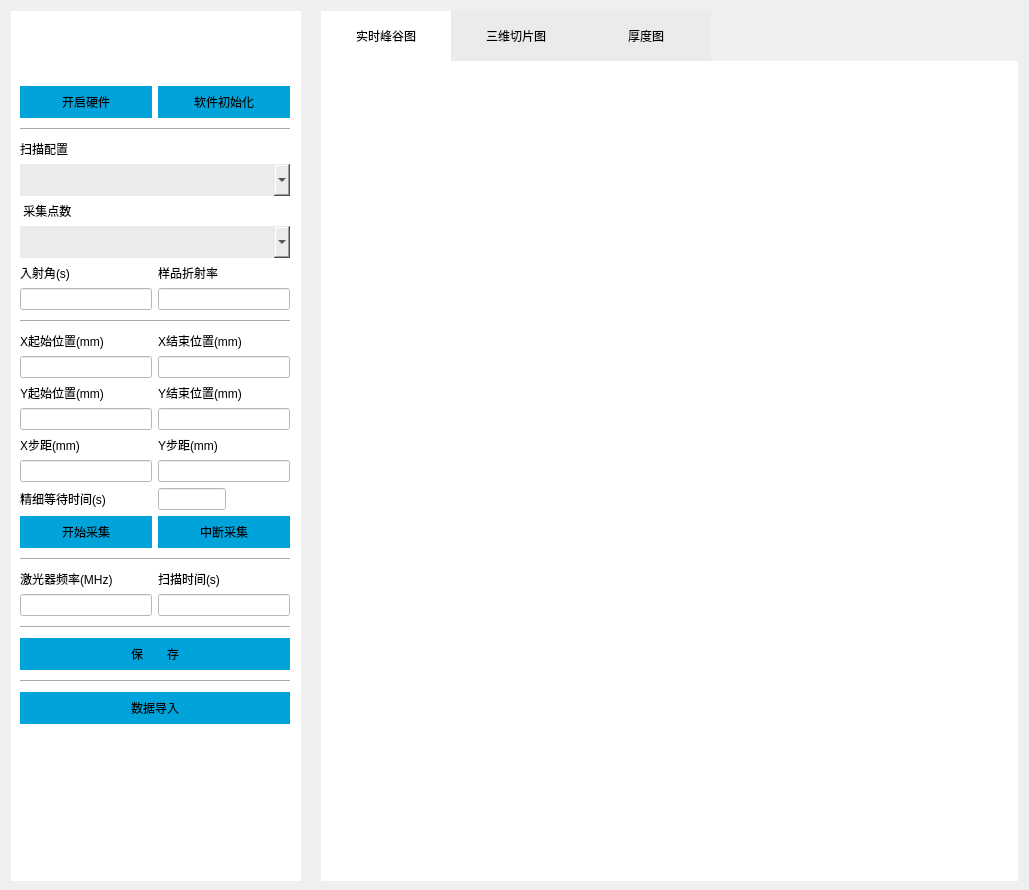
<?xml version="1.0" encoding="UTF-8"?>
<ui version="4.0">
 <class>UiThzCxPage</class>
 <widget class="QWidget" name="UiThzCxPage">
  <property name="geometry">
   <rect>
    <x>0</x>
    <y>0</y>
    <width>1029</width>
    <height>890</height>
   </rect>
  </property>
  <property name="windowTitle">
   <string>UiThzCxPage</string>
  </property>
  <property name="styleSheet">
   <string notr="true"/>
  </property>
  <layout class="QHBoxLayout" name="horizontalLayout_2">
   <property name="spacing">
    <number>20</number>
   </property>
   <property name="bottomMargin">
    <number>9</number>
   </property>
   <item>
    <widget class="QWidget" name="widget" native="true">
     <property name="sizePolicy">
      <sizepolicy hsizetype="Fixed" vsizetype="Preferred">
       <horstretch>0</horstretch>
       <verstretch>0</verstretch>
      </sizepolicy>
     </property>
     <property name="minimumSize">
      <size>
       <width>290</width>
       <height>0</height>
      </size>
     </property>
     <property name="maximumSize">
      <size>
       <width>290</width>
       <height>16777215</height>
      </size>
     </property>
     <property name="styleSheet">
      <string notr="true">background-color: #FFFFFFFF;</string>
     </property>
     <layout class="QVBoxLayout" name="verticalLayout">
      <item>
       <layout class="QHBoxLayout" name="horizontalLayout">
        <property name="spacing">
         <number>0</number>
        </property>
        <item>
         <widget class="LedButton" name="ledBtn1" native="true">
          <property name="sizePolicy">
           <sizepolicy hsizetype="Fixed" vsizetype="Fixed">
            <horstretch>0</horstretch>
            <verstretch>0</verstretch>
           </sizepolicy>
          </property>
          <property name="minimumSize">
           <size>
            <width>70</width>
            <height>60</height>
           </size>
          </property>
          <property name="maximumSize">
           <size>
            <width>70</width>
            <height>60</height>
           </size>
          </property>
         </widget>
        </item>
        <item>
         <widget class="LedButton" name="ledBtn2" native="true">
          <property name="sizePolicy">
           <sizepolicy hsizetype="Fixed" vsizetype="Fixed">
            <horstretch>0</horstretch>
            <verstretch>0</verstretch>
           </sizepolicy>
          </property>
          <property name="minimumSize">
           <size>
            <width>70</width>
            <height>60</height>
           </size>
          </property>
          <property name="maximumSize">
           <size>
            <width>70</width>
            <height>60</height>
           </size>
          </property>
         </widget>
        </item>
        <item>
         <widget class="LedButton" name="ledBtn3" native="true">
          <property name="sizePolicy">
           <sizepolicy hsizetype="Fixed" vsizetype="Fixed">
            <horstretch>0</horstretch>
            <verstretch>0</verstretch>
           </sizepolicy>
          </property>
          <property name="minimumSize">
           <size>
            <width>70</width>
            <height>60</height>
           </size>
          </property>
          <property name="maximumSize">
           <size>
            <width>70</width>
            <height>60</height>
           </size>
          </property>
         </widget>
        </item>
        <item>
         <widget class="LedButton" name="ledBtn4" native="true">
          <property name="sizePolicy">
           <sizepolicy hsizetype="Fixed" vsizetype="Fixed">
            <horstretch>0</horstretch>
            <verstretch>0</verstretch>
           </sizepolicy>
          </property>
          <property name="minimumSize">
           <size>
            <width>70</width>
            <height>60</height>
           </size>
          </property>
          <property name="maximumSize">
           <size>
            <width>70</width>
            <height>60</height>
           </size>
          </property>
         </widget>
        </item>
       </layout>
      </item>
      <item>
       <layout class="QGridLayout" name="gridLayout">
        <item row="15" column="1">
         <layout class="QHBoxLayout" name="hLayout6">
          <item>
           <widget class="QLineEdit" name="txtWaitTime">
            <property name="enabled">
             <bool>false</bool>
            </property>
            <property name="minimumSize">
             <size>
              <width>60</width>
              <height>0</height>
             </size>
            </property>
            <property name="styleSheet">
             <string notr="true">QLineEdit { background-color: #FFEBEBEB; border:none; height:26px; margin:1px 0px 4px 0px};</string>
            </property>
           </widget>
          </item>
          <item>
           <widget class="SwitchButton" name="btnWaitTime">
            <property name="minimumSize">
             <size>
              <width>60</width>
              <height>22</height>
             </size>
            </property>
            <property name="styleSheet">
             <string notr="true">QPushButton{border:none}</string>
            </property>
            <property name="text">
             <string/>
            </property>
           </widget>
          </item>
         </layout>
        </item>
        <item row="12" column="1">
         <widget class="QLineEdit" name="txtYEnd">
          <property name="sizePolicy">
           <sizepolicy hsizetype="Fixed" vsizetype="Fixed">
            <horstretch>0</horstretch>
            <verstretch>0</verstretch>
           </sizepolicy>
          </property>
          <property name="minimumSize">
           <size>
            <width>132</width>
            <height>0</height>
           </size>
          </property>
          <property name="maximumSize">
           <size>
            <width>132</width>
            <height>16777215</height>
           </size>
          </property>
          <property name="styleSheet">
           <string notr="true">QLineEdit { background-color: #FFEBEBEB; border:none; height:26px; margin:1px 0px 4px 0px};</string>
          </property>
         </widget>
        </item>
        <item row="2" column="0">
         <widget class="QLabel" name="label_18">
          <property name="text">
           <string>扫描配置</string>
          </property>
         </widget>
        </item>
        <item row="10" column="0">
         <widget class="QLineEdit" name="txtXStart">
          <property name="sizePolicy">
           <sizepolicy hsizetype="Fixed" vsizetype="Fixed">
            <horstretch>0</horstretch>
            <verstretch>0</verstretch>
           </sizepolicy>
          </property>
          <property name="minimumSize">
           <size>
            <width>132</width>
            <height>0</height>
           </size>
          </property>
          <property name="maximumSize">
           <size>
            <width>132</width>
            <height>16777215</height>
           </size>
          </property>
          <property name="styleSheet">
           <string notr="true">QLineEdit { background-color: #FFEBEBEB; border:none; height:26px; margin:1px 0px 4px 0px};</string>
          </property>
         </widget>
        </item>
        <item row="9" column="0">
         <widget class="QLabel" name="label_22">
          <property name="text">
           <string>X起始位置(mm)</string>
          </property>
         </widget>
        </item>
        <item row="17" column="0" colspan="2">
         <widget class="Line" name="line_15">
          <property name="sizePolicy">
           <sizepolicy hsizetype="Fixed" vsizetype="Preferred">
            <horstretch>0</horstretch>
            <verstretch>0</verstretch>
           </sizepolicy>
          </property>
          <property name="minimumSize">
           <size>
            <width>270</width>
            <height>10</height>
           </size>
          </property>
          <property name="maximumSize">
           <size>
            <width>270</width>
            <height>10</height>
           </size>
          </property>
          <property name="frameShadow">
           <enum>QFrame::Sunken</enum>
          </property>
          <property name="lineWidth">
           <number>1</number>
          </property>
          <property name="orientation">
           <enum>Qt::Horizontal</enum>
          </property>
         </widget>
        </item>
        <item row="13" column="0">
         <widget class="QLabel" name="label_26">
          <property name="text">
           <string>X步距(mm)</string>
          </property>
         </widget>
        </item>
        <item row="14" column="1">
         <widget class="QLineEdit" name="txtYStep">
          <property name="sizePolicy">
           <sizepolicy hsizetype="Fixed" vsizetype="Fixed">
            <horstretch>0</horstretch>
            <verstretch>0</verstretch>
           </sizepolicy>
          </property>
          <property name="minimumSize">
           <size>
            <width>132</width>
            <height>0</height>
           </size>
          </property>
          <property name="maximumSize">
           <size>
            <width>132</width>
            <height>16777215</height>
           </size>
          </property>
          <property name="styleSheet">
           <string notr="true">QLineEdit { background-color: #FFEBEBEB; border:none; height:26px; margin:1px 0px 4px 0px};</string>
          </property>
         </widget>
        </item>
        <item row="23" column="0" colspan="2">
         <widget class="QPushButton" name="btnImport">
          <property name="sizePolicy">
           <sizepolicy hsizetype="Fixed" vsizetype="Fixed">
            <horstretch>0</horstretch>
            <verstretch>0</verstretch>
           </sizepolicy>
          </property>
          <property name="minimumSize">
           <size>
            <width>270</width>
            <height>32</height>
           </size>
          </property>
          <property name="maximumSize">
           <size>
            <width>270</width>
            <height>32</height>
           </size>
          </property>
          <property name="styleSheet">
           <string notr="true">QPushButton{background-color:#FF00A3DA;border:none;} QPushButton:hover{background-color:#8F00A3DA;}QPushButton:disabled{background-color:#FFB1B1B1;}</string>
          </property>
          <property name="text">
           <string>数据导入</string>
          </property>
         </widget>
        </item>
        <item row="14" column="0">
         <widget class="QLineEdit" name="txtXStep">
          <property name="sizePolicy">
           <sizepolicy hsizetype="Fixed" vsizetype="Fixed">
            <horstretch>0</horstretch>
            <verstretch>0</verstretch>
           </sizepolicy>
          </property>
          <property name="minimumSize">
           <size>
            <width>132</width>
            <height>0</height>
           </size>
          </property>
          <property name="maximumSize">
           <size>
            <width>132</width>
            <height>16777215</height>
           </size>
          </property>
          <property name="styleSheet">
           <string notr="true">QLineEdit { background-color: #FFEBEBEB; border:none; height:26px; margin:1px 0px 4px 0px};</string>
          </property>
         </widget>
        </item>
        <item row="6" column="0">
         <widget class="QLabel" name="label_21">
          <property name="text">
           <string>入射角(s)</string>
          </property>
         </widget>
        </item>
        <item row="16" column="1">
         <widget class="QPushButton" name="btnStop">
          <property name="sizePolicy">
           <sizepolicy hsizetype="Fixed" vsizetype="Fixed">
            <horstretch>0</horstretch>
            <verstretch>0</verstretch>
           </sizepolicy>
          </property>
          <property name="minimumSize">
           <size>
            <width>132</width>
            <height>32</height>
           </size>
          </property>
          <property name="maximumSize">
           <size>
            <width>132</width>
            <height>32</height>
           </size>
          </property>
          <property name="styleSheet">
           <string notr="true">QPushButton{background-color:#FF00A3DA;border:none;} QPushButton:hover{background-color:#8F00A3DA;}QPushButton:disabled{background-color:#FFB1B1B1;}</string>
          </property>
          <property name="text">
           <string>中断采集</string>
          </property>
         </widget>
        </item>
        <item row="3" column="0" colspan="2">
         <widget class="QComboBox" name="cbxScanArr">
          <property name="sizePolicy">
           <sizepolicy hsizetype="Fixed" vsizetype="Fixed">
            <horstretch>0</horstretch>
            <verstretch>0</verstretch>
           </sizepolicy>
          </property>
          <property name="minimumSize">
           <size>
            <width>0</width>
            <height>32</height>
           </size>
          </property>
          <property name="maximumSize">
           <size>
            <width>270</width>
            <height>32</height>
           </size>
          </property>
          <property name="styleSheet">
           <string notr="true">background-color: #FFEBEBEB; border:none;</string>
          </property>
         </widget>
        </item>
        <item row="7" column="1">
         <widget class="QLineEdit" name="txtRefraction">
          <property name="sizePolicy">
           <sizepolicy hsizetype="Fixed" vsizetype="Fixed">
            <horstretch>0</horstretch>
            <verstretch>0</verstretch>
           </sizepolicy>
          </property>
          <property name="minimumSize">
           <size>
            <width>132</width>
            <height>0</height>
           </size>
          </property>
          <property name="maximumSize">
           <size>
            <width>132</width>
            <height>16777215</height>
           </size>
          </property>
          <property name="styleSheet">
           <string notr="true">QLineEdit { background-color: #FFEBEBEB; border:none; height:26px; margin:1px 0px 4px 0px};</string>
          </property>
         </widget>
        </item>
        <item row="0" column="1">
         <widget class="QPushButton" name="btnInit">
          <property name="sizePolicy">
           <sizepolicy hsizetype="Fixed" vsizetype="Fixed">
            <horstretch>0</horstretch>
            <verstretch>0</verstretch>
           </sizepolicy>
          </property>
          <property name="minimumSize">
           <size>
            <width>132</width>
            <height>32</height>
           </size>
          </property>
          <property name="maximumSize">
           <size>
            <width>132</width>
            <height>32</height>
           </size>
          </property>
          <property name="styleSheet">
           <string notr="true">QPushButton{background-color:#FF00A3DA;border:none;} QPushButton:hover{background-color:#8F00A3DA;}QPushButton:disabled{background-color:#FFB1B1B1;}</string>
          </property>
          <property name="text">
           <string>软件初始化</string>
          </property>
         </widget>
        </item>
        <item row="20" column="0" colspan="2">
         <widget class="Line" name="line_16">
          <property name="sizePolicy">
           <sizepolicy hsizetype="Fixed" vsizetype="Preferred">
            <horstretch>0</horstretch>
            <verstretch>0</verstretch>
           </sizepolicy>
          </property>
          <property name="minimumSize">
           <size>
            <width>270</width>
            <height>10</height>
           </size>
          </property>
          <property name="maximumSize">
           <size>
            <width>270</width>
            <height>10</height>
           </size>
          </property>
          <property name="frameShadow">
           <enum>QFrame::Sunken</enum>
          </property>
          <property name="lineWidth">
           <number>1</number>
          </property>
          <property name="orientation">
           <enum>Qt::Horizontal</enum>
          </property>
         </widget>
        </item>
        <item row="19" column="1">
         <widget class="QLineEdit" name="txtScanTime">
          <property name="sizePolicy">
           <sizepolicy hsizetype="Fixed" vsizetype="Fixed">
            <horstretch>0</horstretch>
            <verstretch>0</verstretch>
           </sizepolicy>
          </property>
          <property name="minimumSize">
           <size>
            <width>132</width>
            <height>0</height>
           </size>
          </property>
          <property name="maximumSize">
           <size>
            <width>132</width>
            <height>16777215</height>
           </size>
          </property>
          <property name="styleSheet">
           <string notr="true">QLineEdit[readOnly='true'] { background-color: #FFB1B1B1; border:none; height:26px; margin:1px 0px 0px 0px;}</string>
          </property>
          <property name="readOnly">
           <bool>true</bool>
          </property>
         </widget>
        </item>
        <item row="21" column="0" colspan="2">
         <widget class="QPushButton" name="btnSave">
          <property name="sizePolicy">
           <sizepolicy hsizetype="Fixed" vsizetype="Fixed">
            <horstretch>0</horstretch>
            <verstretch>0</verstretch>
           </sizepolicy>
          </property>
          <property name="minimumSize">
           <size>
            <width>270</width>
            <height>32</height>
           </size>
          </property>
          <property name="maximumSize">
           <size>
            <width>270</width>
            <height>32</height>
           </size>
          </property>
          <property name="styleSheet">
           <string notr="true">QPushButton{background-color:#FF00A3DA;border:none;} QPushButton:hover{background-color:#8F00A3DA;}QPushButton:disabled{background-color:#FFB1B1B1;}</string>
          </property>
          <property name="text">
           <string>保　　存</string>
          </property>
         </widget>
        </item>
        <item row="0" column="0">
         <widget class="QPushButton" name="btnOpenDev">
          <property name="sizePolicy">
           <sizepolicy hsizetype="Fixed" vsizetype="Fixed">
            <horstretch>0</horstretch>
            <verstretch>0</verstretch>
           </sizepolicy>
          </property>
          <property name="minimumSize">
           <size>
            <width>132</width>
            <height>32</height>
           </size>
          </property>
          <property name="maximumSize">
           <size>
            <width>132</width>
            <height>32</height>
           </size>
          </property>
          <property name="styleSheet">
           <string notr="true">QPushButton{background-color:#FF00A3DA;border:none;} QPushButton:hover{background-color:#8F00A3DA;}QPushButton:disabled{background-color:#FFB1B1B1;}</string>
          </property>
          <property name="text">
           <string>开启硬件</string>
          </property>
         </widget>
        </item>
        <item row="16" column="0">
         <widget class="QPushButton" name="btnStart">
          <property name="sizePolicy">
           <sizepolicy hsizetype="Fixed" vsizetype="Fixed">
            <horstretch>0</horstretch>
            <verstretch>0</verstretch>
           </sizepolicy>
          </property>
          <property name="minimumSize">
           <size>
            <width>132</width>
            <height>32</height>
           </size>
          </property>
          <property name="maximumSize">
           <size>
            <width>132</width>
            <height>32</height>
           </size>
          </property>
          <property name="styleSheet">
           <string notr="true">QPushButton{background-color:#FF00A3DA;border:none;} QPushButton:hover{background-color:#8F00A3DA;}QPushButton:disabled{background-color:#FFB1B1B1;}</string>
          </property>
          <property name="text">
           <string>开始采集</string>
          </property>
         </widget>
        </item>
        <item row="12" column="0">
         <widget class="QLineEdit" name="txtYStart">
          <property name="sizePolicy">
           <sizepolicy hsizetype="Fixed" vsizetype="Fixed">
            <horstretch>0</horstretch>
            <verstretch>0</verstretch>
           </sizepolicy>
          </property>
          <property name="minimumSize">
           <size>
            <width>132</width>
            <height>0</height>
           </size>
          </property>
          <property name="maximumSize">
           <size>
            <width>132</width>
            <height>16777215</height>
           </size>
          </property>
          <property name="styleSheet">
           <string notr="true">QLineEdit { background-color: #FFEBEBEB; border:none; height:26px; margin:1px 0px 4px 0px};</string>
          </property>
         </widget>
        </item>
        <item row="13" column="1">
         <widget class="QLabel" name="label_27">
          <property name="text">
           <string>Y步距(mm)</string>
          </property>
         </widget>
        </item>
        <item row="10" column="1">
         <widget class="QLineEdit" name="txtXEnd">
          <property name="sizePolicy">
           <sizepolicy hsizetype="Fixed" vsizetype="Fixed">
            <horstretch>0</horstretch>
            <verstretch>0</verstretch>
           </sizepolicy>
          </property>
          <property name="minimumSize">
           <size>
            <width>132</width>
            <height>0</height>
           </size>
          </property>
          <property name="maximumSize">
           <size>
            <width>132</width>
            <height>16777215</height>
           </size>
          </property>
          <property name="styleSheet">
           <string notr="true">QLineEdit { background-color: #FFEBEBEB; border:none; height:26px; margin:1px 0px 4px 0px};</string>
          </property>
         </widget>
        </item>
        <item row="11" column="1">
         <widget class="QLabel" name="label_25">
          <property name="text">
           <string>Y结束位置(mm)</string>
          </property>
         </widget>
        </item>
        <item row="8" column="0" colspan="2">
         <widget class="Line" name="line_14">
          <property name="sizePolicy">
           <sizepolicy hsizetype="Fixed" vsizetype="Preferred">
            <horstretch>0</horstretch>
            <verstretch>0</verstretch>
           </sizepolicy>
          </property>
          <property name="minimumSize">
           <size>
            <width>270</width>
            <height>10</height>
           </size>
          </property>
          <property name="maximumSize">
           <size>
            <width>270</width>
            <height>10</height>
           </size>
          </property>
          <property name="frameShadow">
           <enum>QFrame::Sunken</enum>
          </property>
          <property name="lineWidth">
           <number>1</number>
          </property>
          <property name="orientation">
           <enum>Qt::Horizontal</enum>
          </property>
         </widget>
        </item>
        <item row="22" column="0" colspan="2">
         <widget class="Line" name="line_17">
          <property name="sizePolicy">
           <sizepolicy hsizetype="Fixed" vsizetype="Preferred">
            <horstretch>0</horstretch>
            <verstretch>0</verstretch>
           </sizepolicy>
          </property>
          <property name="minimumSize">
           <size>
            <width>270</width>
            <height>10</height>
           </size>
          </property>
          <property name="maximumSize">
           <size>
            <width>270</width>
            <height>10</height>
           </size>
          </property>
          <property name="frameShadow">
           <enum>QFrame::Sunken</enum>
          </property>
          <property name="lineWidth">
           <number>1</number>
          </property>
          <property name="orientation">
           <enum>Qt::Horizontal</enum>
          </property>
         </widget>
        </item>
        <item row="6" column="1">
         <widget class="QLabel" name="label_20">
          <property name="text">
           <string>样品折射率</string>
          </property>
         </widget>
        </item>
        <item row="5" column="0" colspan="2">
         <widget class="QComboBox" name="cbxNumArr">
          <property name="sizePolicy">
           <sizepolicy hsizetype="Fixed" vsizetype="Fixed">
            <horstretch>0</horstretch>
            <verstretch>0</verstretch>
           </sizepolicy>
          </property>
          <property name="minimumSize">
           <size>
            <width>270</width>
            <height>32</height>
           </size>
          </property>
          <property name="maximumSize">
           <size>
            <width>270</width>
            <height>32</height>
           </size>
          </property>
          <property name="styleSheet">
           <string notr="true">background-color: #FFEBEBEB; border:none;</string>
          </property>
         </widget>
        </item>
        <item row="1" column="0" colspan="2">
         <widget class="Line" name="line_13">
          <property name="sizePolicy">
           <sizepolicy hsizetype="Fixed" vsizetype="Preferred">
            <horstretch>0</horstretch>
            <verstretch>0</verstretch>
           </sizepolicy>
          </property>
          <property name="minimumSize">
           <size>
            <width>270</width>
            <height>10</height>
           </size>
          </property>
          <property name="maximumSize">
           <size>
            <width>270</width>
            <height>10</height>
           </size>
          </property>
          <property name="frameShadow">
           <enum>QFrame::Sunken</enum>
          </property>
          <property name="lineWidth">
           <number>1</number>
          </property>
          <property name="orientation">
           <enum>Qt::Horizontal</enum>
          </property>
         </widget>
        </item>
        <item row="9" column="1">
         <widget class="QLabel" name="label_23">
          <property name="text">
           <string>X结束位置(mm)</string>
          </property>
         </widget>
        </item>
        <item row="15" column="0">
         <widget class="QLabel" name="label">
          <property name="text">
           <string>精细等待时间(s)</string>
          </property>
         </widget>
        </item>
        <item row="7" column="0">
         <widget class="QLineEdit" name="txtAngle">
          <property name="sizePolicy">
           <sizepolicy hsizetype="Fixed" vsizetype="Fixed">
            <horstretch>0</horstretch>
            <verstretch>0</verstretch>
           </sizepolicy>
          </property>
          <property name="minimumSize">
           <size>
            <width>132</width>
            <height>0</height>
           </size>
          </property>
          <property name="maximumSize">
           <size>
            <width>132</width>
            <height>16777215</height>
           </size>
          </property>
          <property name="styleSheet">
           <string notr="true">QLineEdit { background-color: #FFEBEBEB; border:none; height:26px; margin:1px 0px 4px 0px};</string>
          </property>
         </widget>
        </item>
        <item row="19" column="0">
         <widget class="QLineEdit" name="txtLaserHz">
          <property name="sizePolicy">
           <sizepolicy hsizetype="Fixed" vsizetype="Fixed">
            <horstretch>0</horstretch>
            <verstretch>0</verstretch>
           </sizepolicy>
          </property>
          <property name="minimumSize">
           <size>
            <width>132</width>
            <height>0</height>
           </size>
          </property>
          <property name="maximumSize">
           <size>
            <width>132</width>
            <height>16777215</height>
           </size>
          </property>
          <property name="styleSheet">
           <string notr="true">QLineEdit[readOnly='true'] { background-color: #FFB1B1B1; border:none; height:26px; margin:1px 0px 0px 0px;}</string>
          </property>
          <property name="readOnly">
           <bool>true</bool>
          </property>
         </widget>
        </item>
        <item row="18" column="1">
         <widget class="QLabel" name="label_29">
          <property name="text">
           <string>扫描时间(s)</string>
          </property>
         </widget>
        </item>
        <item row="4" column="0">
         <widget class="QLabel" name="label_19">
          <property name="text">
           <string> 采集点数</string>
          </property>
         </widget>
        </item>
        <item row="11" column="0">
         <widget class="QLabel" name="label_24">
          <property name="text">
           <string>Y起始位置(mm)</string>
          </property>
         </widget>
        </item>
        <item row="18" column="0">
         <widget class="QLabel" name="label_28">
          <property name="text">
           <string>激光器频率(MHz)</string>
          </property>
         </widget>
        </item>
       </layout>
      </item>
      <item>
       <spacer name="verticalSpacer">
        <property name="orientation">
         <enum>Qt::Vertical</enum>
        </property>
        <property name="sizeHint" stdset="0">
         <size>
          <width>20</width>
          <height>40</height>
         </size>
        </property>
       </spacer>
      </item>
     </layout>
    </widget>
   </item>
   <item>
    <widget class="QWidget" name="graphwidget" native="true">
     <property name="styleSheet">
      <string notr="true"/>
     </property>
     <layout class="QHBoxLayout" name="horizontalLayout_3">
      <property name="leftMargin">
       <number>0</number>
      </property>
      <property name="topMargin">
       <number>0</number>
      </property>
      <property name="rightMargin">
       <number>0</number>
      </property>
      <property name="bottomMargin">
       <number>0</number>
      </property>
      <item>
       <widget class="QTabWidget" name="tabWidget">
        <property name="styleSheet">
         <string notr="true">QTabWidget::pane{border-width:0px;background: transparent;} 
QTabWidget::tab-bar{border-width:0px;}
QTabBar::tab{width:130;height:50;background: #FFEBEBEB;padding: 0px;}
QTabBar::tab:selected{background: #FFFFFFFF;}
QTabBar::tab:hover{background: #8F00A3DA;}</string>
        </property>
        <property name="currentIndex">
         <number>0</number>
        </property>
        <widget class="QWidget" name="tab1">
         <property name="styleSheet">
          <string notr="true">background: #FFFFFFFF;</string>
         </property>
         <attribute name="title">
          <string>实时峰谷图</string>
         </attribute>
         <layout class="QHBoxLayout" name="tabLayout1">
          <property name="leftMargin">
           <number>0</number>
          </property>
          <property name="topMargin">
           <number>0</number>
          </property>
          <property name="rightMargin">
           <number>0</number>
          </property>
          <property name="bottomMargin">
           <number>0</number>
          </property>
         </layout>
        </widget>
        <widget class="QWidget" name="tab2">
         <property name="styleSheet">
          <string notr="true">background: #FFFFFFFF;</string>
         </property>
         <attribute name="title">
          <string>三维切片图</string>
         </attribute>
         <layout class="QHBoxLayout" name="tabLayout2">
          <property name="leftMargin">
           <number>0</number>
          </property>
          <property name="topMargin">
           <number>0</number>
          </property>
          <property name="rightMargin">
           <number>0</number>
          </property>
          <property name="bottomMargin">
           <number>0</number>
          </property>
         </layout>
        </widget>
        <widget class="QWidget" name="tab3">
         <property name="styleSheet">
          <string notr="true">background: #FFFFFFFF;</string>
         </property>
         <attribute name="title">
          <string>厚度图</string>
         </attribute>
         <layout class="QHBoxLayout" name="tabLayout3">
          <property name="leftMargin">
           <number>0</number>
          </property>
          <property name="topMargin">
           <number>0</number>
          </property>
          <property name="rightMargin">
           <number>0</number>
          </property>
          <property name="bottomMargin">
           <number>0</number>
          </property>
         </layout>
        </widget>
       </widget>
      </item>
     </layout>
    </widget>
   </item>
  </layout>
 </widget>
 <customwidgets>
  <customwidget>
   <class>LedButton</class>
   <extends>QWidget</extends>
   <header>LedButton</header>
  </customwidget>
  <customwidget>
   <class>SwitchButton</class>
   <extends>QPushButton</extends>
   <header>SwitchButton</header>
  </customwidget>
 </customwidgets>
 <resources/>
 <connections/>
</ui>
